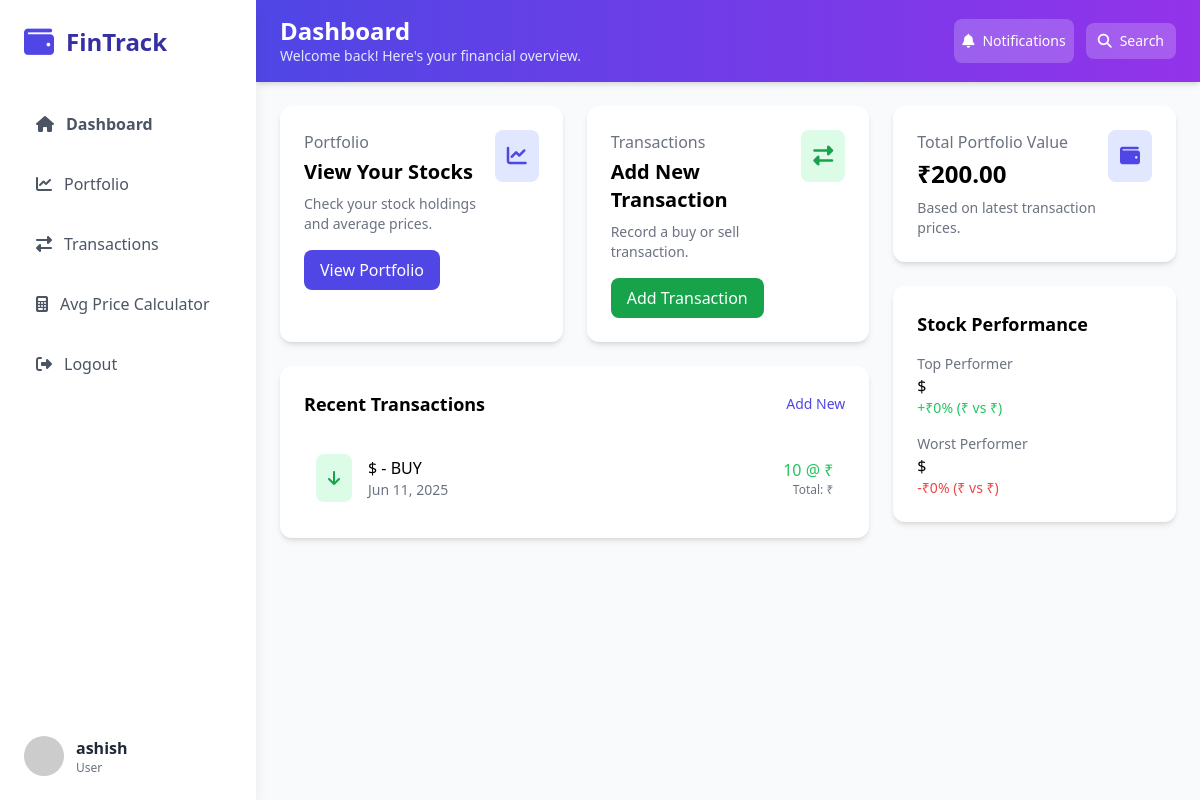
/home/ (signed in), run on an earlier commit of the app's database.
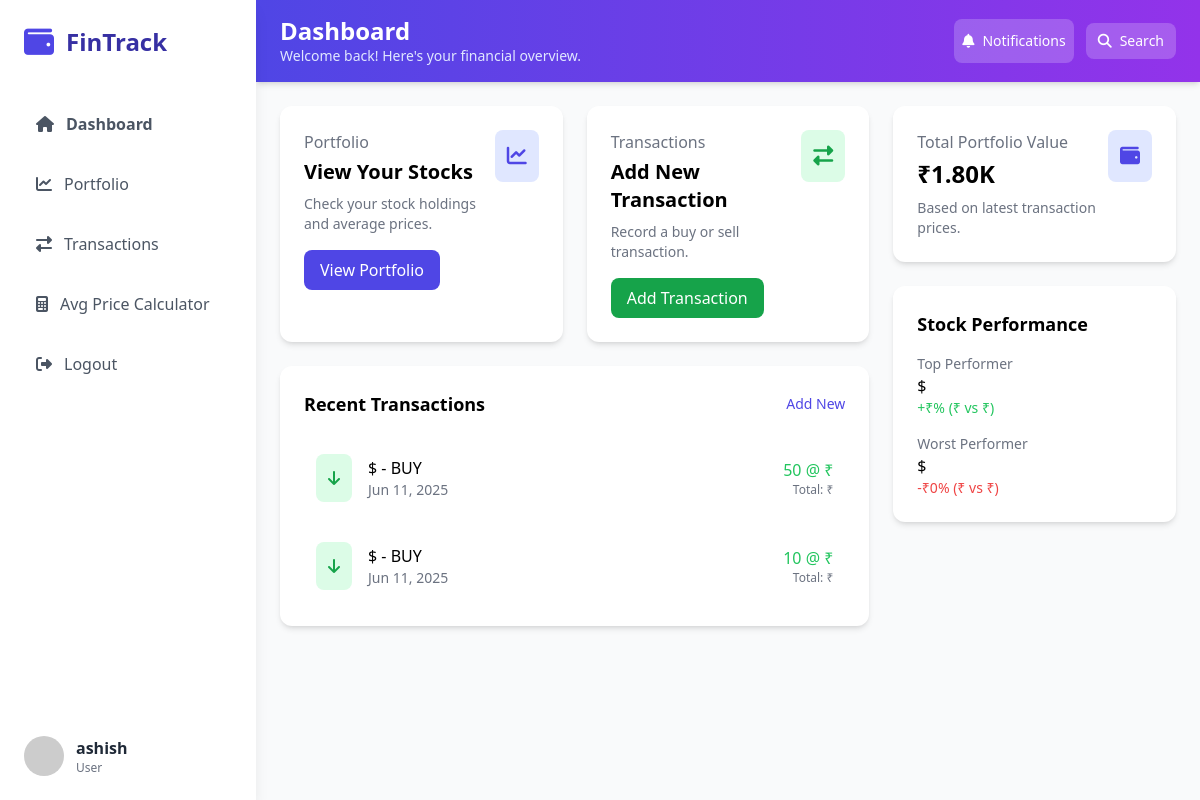
And on a later commit of the database.
### stocks/models.py (models this page shows, shortened)
class StockTransaction(models.Model):
    TRANSACTION_TYPES = (
        ("BUY", "Buy"),
        ("SELL", "Sell"),
    )
    user = models.ForeignKey(User, on_delete=models.CASCADE)
    stock_symbol = models.CharField(max_length=10)
    transaction_type = models.CharField(max_length=4, choices=TRANSACTION_TYPES)
    quantity = models.PositiveIntegerField()
    price_per_share = models.DecimalField(max_digits=10, decimal_places=2)
    transaction_date = models.DateTimeField(auto_now_add=True)

### stocks/views.py (the view)
# urls.py: 2. Add a URL to urlpatterns:  path('', views.home, name='home')
@login_required
def home(request):
    portfolio = {}
    total_value = Decimal("0.00")
    recent_transactions = []
    top_performer = None
    worst_performer = None
    transactions_json = []
    if request.user.is_authenticated:
        transactions = StockTransaction.objects.filter(user=request.user).order_by(
            "transaction_date"
        )
        recent_transactions = transactions.order_by("-transaction_date")[:5].annotate(
            total_cost=F("quantity") * F("price_per_share")
        )
        transactions_json = [
            {
                "stock_symbol": trans.stock_symbol,
                "price_per_share": float(trans.price_per_share),
                "transaction_date": trans.transaction_date.isoformat(),
            }
            for trans in transactions
        ]
        for trans in transactions:
            symbol = trans.stock_symbol
            if symbol not in portfolio:
                portfolio[symbol] = {
                    "quantity": 0,
                    "total_cost": Decimal("0.00"),
                    "latest_price": trans.price_per_share,
                }
            if trans.transaction_type == "BUY":
                portfolio[symbol]["quantity"] += trans.quantity
                portfolio[symbol]["total_cost"] += (
                    trans.quantity * trans.price_per_share
                )
            else:  # SELL
                portfolio[symbol]["quantity"] -= trans.quantity
                portfolio[symbol]["total_cost"] -= (
                    trans.quantity * trans.price_per_share
                )
            portfolio[symbol]["latest_price"] = trans.price_per_share
        for symbol, data in list(portfolio.items()):
            if data["quantity"] > 0:
                data["avg_price"] = data["total_cost"] / data["quantity"]
                total_value += data["quantity"] * data["latest_price"]
                if data["avg_price"] > 0:
                    data["percent_change"] = (
                        (data["latest_price"] - data["avg_price"]) / data["avg_price"]
                    ) * 100
                else:
                    data["percent_change"] = Decimal("0.00")
            else:
                del portfolio[symbol]
        if portfolio:
            top_performer = max(
                portfolio.items(), key=lambda x: x[1]["percent_change"], default=None
            )
            worst_performer = min(
                portfolio.items(), key=lambda x: x[1]["percent_change"], default=None
            )
            if top_performer:
                top_performer = {
                    "symbol": top_performer[0],
                    "gain_percent": (
                        top_performer[1]["percent_change"]
                        if top_performer[1]["percent_change"] > 0
                        else None
                    ),
                    "avg_price": top_performer[1]["avg_price"],
                    "current_price": top_performer[1]["latest_price"],
                }
            if worst_performer:
                worst_performer = {
                    "symbol": worst_performer[0],
                    "loss_percent": (
                        abs(worst_performer[1]["percent_change"])
                        if worst_performer[1]["percent_change"] < 0
                        else None
                    ),
                    "avg_price": worst_performer[1]["avg_price"],
                    "current_price": worst_performer[1]["latest_price"],
                }
    return render(
        request,
        "home.html",
        {
            "portfolio": portfolio,
            "total_value": total_value,
            "recent_transactions": recent_transactions,
            "top_performer": top_performer,
            "worst_performer": worst_performer,
            "transactions_json": json.dumps(transactions_json),
        },
    )

### stocks/templatetags/custom_filter.py (called while the page is built)
@register.filter(name="format_big_number")
def format_big_number(number):
    sign = "-" if number < 0 else ""
    number = abs(number)
    if number == 0:
        return "₹0"
    if not number or not str(number).strip():
        return "-"
    elif number < 1_000:
        return f"{sign}₹{number:0.2f}"
    elif number < 1_00_000:
        return f"{sign}₹{number/1_000:0.2f}K"
    elif number < 1_00_00_000:
        return f"{sign}₹{number/1_00_000:0.2f}L"
    elif number < 10_000_00_00_000:
        return f"{sign}₹{number/1_00_00_000:0.2f}Cr"
    number = round(number / 1_00_00_000)
    return f"{sign}₹{number}Cr"

@register.filter(name="format_indian_currency")
def format_indian_currency(number):
    if not number or (isinstance(number, float) and isnan(number)):
        return "₹0"
    try:
        indian_currency_format = format_number(number, locale="en_IN")
    except Exception:
        return "-"
    return "₹" + str(indian_currency_format)

### stocks/templates/home.html (shortened to what this page needs)
{% extends 'base.html' %}
{% load custom_filter %}
{% block header_title %}Dashboard{% endblock %}
{% block header_subtitle %}Welcome back! Here's your financial overview.{% endblock %}
{% block content %}
<div class="grid grid-cols-1 lg:grid-cols-3 gap-6">
    <div class="lg:col-span-2 space-y-6">
        {% if user.is_authenticated %}
        <div class="grid grid-cols-1 md:grid-cols-2 gap-6">
            <div class="bg-white rounded-xl shadow-md card-hover transition-all duration-300 p-6">
                <div class="flex justify-between items-start">
                    <div>
                        <p class="text-gray-500">Portfolio</p>
                        <h3 class="text-xl font-bold mt-1">View Your Stocks</h3>
                        <p class="text-gray-500 text-sm mt-2">Check your stock holdings and average prices.</p>
                    </div>
                    <div class="bg-indigo-100 p-3 rounded-lg">
                        <i class="fas fa-chart-line text-indigo-600 text-xl"></i>
                    </div>
                </div>
                <a href="{% url 'portfolio' %}" class="mt-4 inline-block bg-indigo-600 text-white px-4 py-2 rounded-lg hover:bg-indigo-700">View Portfolio</a>
            </div>
            <div class="bg-white rounded-xl shadow-md card-hover transition-all duration-300 p-6">
                <div class="flex justify-between items-start">
                    <div>
                        <p class="text-gray-500">Transactions</p>
                        <h3 class="text-xl font-bold mt-1">Add New Transaction</h3>
                        <p class="text-gray-500 text-sm mt-2">Record a buy or sell transaction.</p>
                    </div>
                    <div class="bg-green-100 p-3 rounded-lg">
                        <i class="fas fa-exchange-alt text-green-600 text-xl"></i>
                    </div>
                </div>
                <a href="{% url 'add_transaction' %}" class="mt-4 inline-block bg-green-600 text-white px-4 py-2 rounded-lg hover:bg-green-700">Add Transaction</a>
            </div>
        </div>
        <div class="bg-white rounded-xl shadow-md card-hover transition-all duration-300 p-6">
            <div class="flex justify-between items-center mb-6">
                <h3 class="font-bold text-lg">Recent Transactions</h3>
                <a href="{% url 'add_transaction' %}" class="text-indigo-600 hover:text-indigo-800 text-sm font-medium">Add New</a>
            </div>
            {% if recent_transactions %}
            <div class="space-y-4">
                {% for trans in recent_transactions %}
                <div class="flex items-center p-3 hover:bg-gray-50 rounded-lg transition-colors">
                    <div class="bg-{% if trans.transaction_type == 'BUY' %}green{% else %}red{% endif %}-100 p-3 rounded-lg mr-4">
                        <i class="fas fa-{% if trans.transaction_type == 'BUY' %}arrow-down{% else %}arrow-up{% endif %} text-{% if trans.transaction_type == 'BUY' %}green{% else %}red{% endif %}-600"></i>
                    </div>
                    <div class="flex-grow">
                        <p class="font-medium">{{ trans.stock_symbol }} - {{ trans.transaction_type }}</p>
                        <p class="text-sm text-gray-500">{{ trans.transaction_date|date:"M d, Y" }}</p>
                    </div>
                    <div class="text-right">
                        <p class="font-medium {% if trans.transaction_type == 'BUY' %}text-green-500{% else %}text-red-500{% endif %}">{{ trans.quantity }} @ {{ trans.price_per_share|format_indian_currency }}</p>
                        <p class="text-xs text-gray-500">Total: {{ trans.total_cost|format_indian_currency }}</p>
                    </div>
                </div>
                {% endfor %}
            </div>
            {% else %}
            <p class="text-gray-600">No recent transactions.</p>
            {% endif %}
        </div>
        {% endif %}
    </div>
    {% if user.is_authenticated %}
    <div class="space-y-6">
        <div class="bg-white rounded-xl shadow-md card-hover transition-all duration-300 p-6">
            <div class="flex justify-between items-start">
                <div>
                    <p class="text-gray-500">Total Portfolio Value</p>
                    <h3 class="text-2xl font-bold mt-1">{{ total_value|format_big_number }}</h3>
                    <p class="text-gray-500 text-sm mt-2">Based on latest transaction prices.</p>
                </div>
                <div class="bg-indigo-100 p-3 rounded-lg">
                    <i class="fas fa-wallet text-indigo-600 text-xl"></i>
                </div>
            </div>
        </div>
        <div class="bg-white rounded-xl shadow-md card-hover transition-all duration-300 p-6">
            <h3 class="font-bold text-lg mb-4">Stock Performance</h3>
            {% if top_performer or worst_performer %}
            {% if top_performer %}
            <div class="mb-4">
                <p class="text-gray-500 text-sm">Top Performer</p>
                <p class="font-medium">{{ top_performer.symbol }}</p>
                <p class="text-green-500 text-sm">+{{ top_performer.gain_percent|format_indian_currency }}% ({{ top_performer.current_price|format_indian_currency }} vs {{ top_performer.avg_price|format_indian_currency }})</p>
            </div>
            {% endif %}
            {% if worst_performer %}
            <div>
                <p class="text-gray-500 text-sm">Worst Performer</p>
                <p class="font-medium">{{ worst_performer.symbol }}</p>
                <p class="text-red-500 text-sm">-{{ worst_performer.loss_percent|format_indian_currency }}% ({{ worst_performer.current_price|format_indian_currency }} vs {{ worst_performer.avg_price|format_indian_currency }})</p>
            </div>
            {% endif %}
            {% else %}
            <p class="text-gray-600">No performance data available.</p>
            {% endif %}
        </div>
    </div>
    {% endif %}
</div>
{% endblock %}

### stocks/templates/base.html (shortened to what this page needs)
{% load static %}
<!DOCTYPE html>
<html lang="en">
<head>
    <script src="https://cdn.tailwindcss.com"></script>
    <link rel="stylesheet" href="https://cdnjs.cloudflare.com/ajax/libs/font-awesome/6.4.0/css/all.min.css">
    <link rel="stylesheet" href="{% static 'css/styles.css' %}">
</head>
<body class="bg-gray-50 font-sans">
    <div id="sidebar" class="sidebar fixed h-screen w-64 bg-white shadow-lg z-40 md:block">
        <div class="p-6">
            <div class="flex items-center mb-10">
                <i class="fas fa-wallet text-indigo-600 text-3xl mr-3"></i>
                <h1 class="text-2xl font-bold text-indigo-800">FinTrack</h1>
            </div>
            <nav>
                <ul class="space-y-3">
                    {% for link in request.sidebar_nav_links %}
                    <li>
                        <a href="{{ link.url }}" class="flex items-center p-3 rounded-lg {% if link.is_active %}bg-indigo-50 text-indigo-600{% else %}text-gray-600 hover:bg-indigo-50 hover:text-indigo-600{% endif %} {% if link.font_semibold %}font-semibold{% endif %}">
                            <i class="fas {{ link.icon }} mr-3"></i>
                            {{ link.name }}
                        </a>
                    </li>
                    {% endfor %}
                </ul>
            </nav>
        </div>
        {% if request.sidebar_user %}
        <div class="absolute bottom-0 w-full p-6">
            <div class="flex items-center">
                <img src="https://randomuser.me/api/portraits/women/44.jpg" class="w-10 h-10 rounded-full mr-3" alt="User">
                <div>
                    <p class="font-semibold text-gray-800">{{ request.sidebar_user.username }}</p>
                    <p class="text-xs text-gray-500">{{ request.sidebar_user.is_staff|yesno:"Admin,User" }}
                </div>
            </div>
        </div>
        {% endif %}
    </div>
    <div class="md:ml-64 min-h-screen main-content">
        <header class="bg-gradient-to-r from-indigo-600 to-purple-600 text-white px-6 py-4 shadow-md">
            <div class="flex flex-col md:flex-row justify-between items-start md:items-center gap-4">
                <div>
                    <h2 class="text-2xl font-bold leading-tight">{% block header_title %}Dashboard{% endblock %}</h2>
                    <p class="text-indigo-100 text-sm">{% block header_subtitle %}Welcome back! Here's your financial overview.{% endblock %}</p>
                </div>
                <div class="flex items-center gap-3">
                    <button class="flex items-center gap-2 px-2 py-3 bg-white bg-white/20 hover:bg-white/30 hover:bg-blue-700 rounded-lg transition text-sm">
                        <i class="fas fa-bell"></i>
                        <span class="hidden md:inline">Notifications</span>
                    </button>
                    <button class="flex items-center gap-2 px-3 py-2 bg-white/20 hover:bg-white/30 hover:bg-blue-600 rounded-lg transition text-sm">
                        <i class="fas fa-search"></i>
                        <span class="hidden md:inline">Search</span>
                    </button>
                </div>
            </div>
        </header>
        <div class="p-6">
            {% block content %}
            {% endblock %}
        </div>
    </div>
</body>
</html>

### stocks/static/css/styles.css (style rules this page uses)
body { font-family: Arial, sans-serif; }
.sidebar { transition: all 0.3s ease; }
button { transition: background-color 0.3s, transform 0.3s; }

What changed in the data, as far as the page shows it:
added StockTransaction: current_price "₹"
Also different on the page:
{{ total_value|format_big_number }}: "₹200.00" → "₹1.80K"
{{ top_performer.gain_percent|format_indian_currency }}: "₹0" → "₹"
